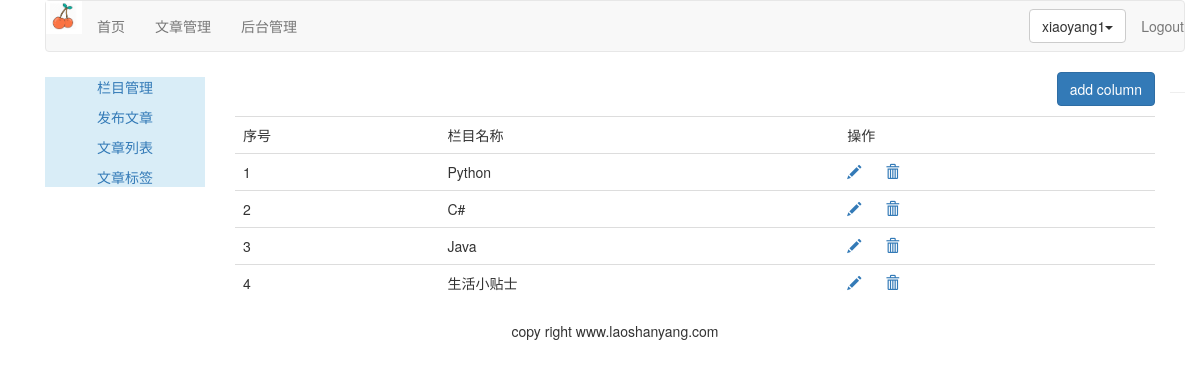
/article/article_column (signed in), run on the app's committed database.
### article/models.py (models this page shows, shortened)
class ArticleColumn(models.Model):
    user = models.ForeignKey(User, related_name='article_column', on_delete=models.CASCADE)
    column = models.CharField(max_length=200)
    create = models.DateField(auto_now_add=True)

### article/views.py (the view, shortened to what this page needs)
# urls.py: path('article_column', views.article_column, name='article_column'),
@login_required(login_url='/account')
@csrf_exempt
def article_column(request):
    if request.method == 'GET':
        columns = ArticleColumn.objects.filter(user=request.user)
        column_form = ArticleColumnForm()
        return render(request, 'article/column/article_column.html', {'columns': columns,
                                                                      'column_form': column_form})

### templates/article/column/article_column.html (shortened to what this page needs)
{% extends 'article/base.html' %}
{% load staticfiles %}
{% block content %}
    <div>
        <p class="text-right">
            <button id="add_column" onclick="add_column()" class="btn btn-primary"
            >add column
            </button>
        </p>
        <table class="table table-hover">
            <tr>
                <td>序号</td>
                <td>栏目名称</td>
                <td>操作</td>
            </tr>
            {% for column in columns %}
                <tr>
                    <td>{{ forloop.counter }}</td>
                    <td>{{ column.column }}</td>
                    <td>
                        <a name="edit" href="javascript:" onclick="edit_column(this,{{ column.id }})">
                            <span class="glyphicon glyphicon-pencil"></span>
                        </a>
                        <a name="delete" href="javascript:" onclick="del_column(this,{{ column.id }})">
                            <span class="glyphicon glyphicon-trash" style="margin-left:20px;"></span>
                        </a>
                    </td>
                </tr>
            {% empty %}
                <p>还没有设置栏目</p>
            {% endfor %}
        </table>
    </div>
{% endblock %}

### templates/article/header.html (shortened to what this page needs)
{% load staticfiles %}
<div class="container">
    <nav class="navbar navbar-default" role="navigation">
        <div class="navbar-header">
            <img width="36" src="{% static 'images/logo.png' %}"/>
        </div>
        <div>
            <ul class="nav navbar-nav" role="tablist">
                <li><a href="{% url 'blog_title' %}">首页</a></li>
                <li><a href="{% url 'article:article_column' %}">文章管理</a></li>
                <li><a href="{% url 'article:article_column' %}">后台管理</a></li>
            </ul>
            <ul class="nav navbar-nav navbar-right">
                {% if user.is_authenticated %}
                    <li>
                        <div class="dropdown" style="margin-top:8px">
                            <button class="btn btn-default dropdown-toggle" type="button" id="dropdownMenu"
                                    data-toggle="dropdown">{{ user.username }}<span class="caret"></span></button>
                        </div>
                    </li>
                    <li><a href="{% url 'account:logout' %}">Logout</a></li>
                {% else %}
                    <li><a href="{% url 'account:login' %}">LOGIN</a></li>
                {% endif %}
            </ul>
        </div>
    </nav>
</div>

### data on the page
ArticleColumn: column "Python"
ArticleColumn: column "C#"
ArticleColumn: column "Java"
ArticleColumn: column "生活小贴士"

### other printed values
{{ user.username }} "xiaoyang1"
